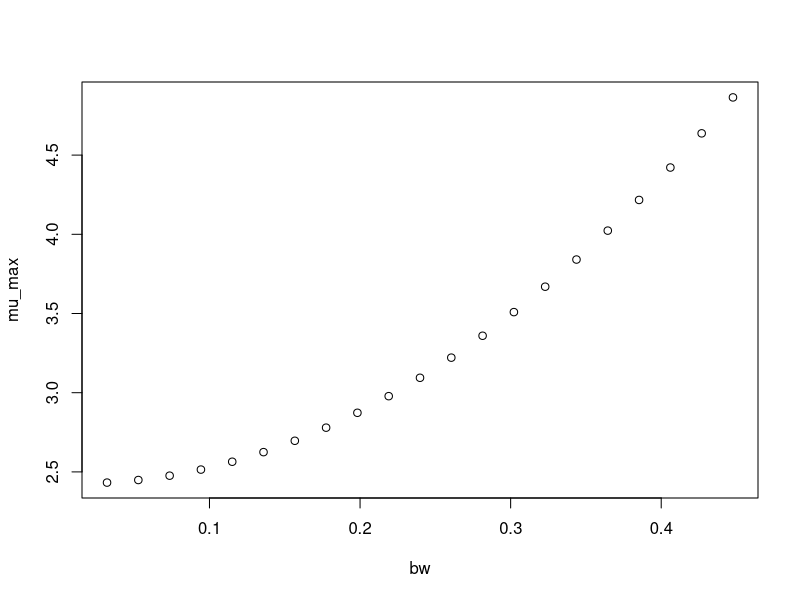

Reproduce this figure in R.
#############################
# start of Parameter script
#############################
bw <- seq(0.031968031968032,0.4476472,length.out=21)
#############################
# end of Parameter script
#############################
############################# 
# start of Model script Gropin ID 1360 
#############################
 
# constant coefficients for this model
 
variables <- data.frame(bw)
argumentsPar <- expand.grid(variables)
 
# heart of the model
response_surface <- function(bw) {
   mumax <-(2.429-0.303*bw+12.83*bw^2)

return(mumax=mumax)
} 

# output parameters
mumax <- cbind(argumentsPar,response_surface(argumentsPar['bw']))
colnames(mumax) <- c(colnames(argumentsPar),'mumax')
#############################
# End of Model script
#############################
############################# 
# start of Visualisation script Gropin ID 1360 
#############################
plot(bw,mumax$mumax,
                          xlab='bw',
                          ylab='mu_max')
#############################
# End of Visualisation script
#############################
